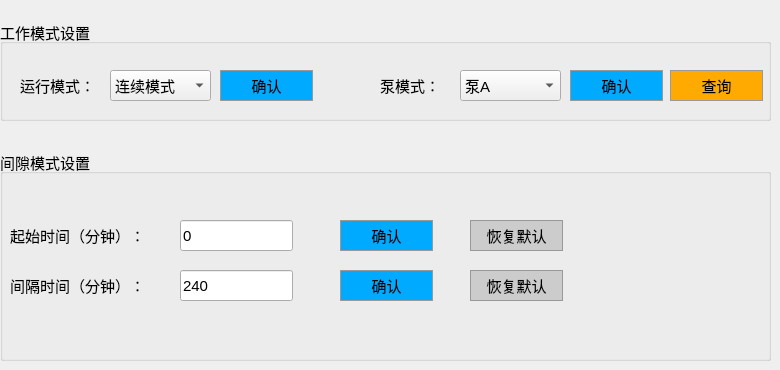
      <widget class="QWidget" name="tab_7">
       <attribute name="title">
        <string>工作设置</string>
       </attribute>
       <widget class="QGroupBox" name="groupBox_12">
        <property name="geometry">
         <rect>
          <x>0</x>
          <y>20</y>
          <width>771</width>
          <height>101</height>
         </rect>
        </property>
        <property name="font">
         <font>
          <pointsize>11</pointsize>
          <weight>50</weight>
          <bold>false</bold>
         </font>
        </property>
        <property name="styleSheet">
         <string notr="true"/>
        </property>
        <property name="title">
         <string>工作模式设置</string>
        </property>
        <widget class="QPushButton" name="pushButton_75">
         <property name="geometry">
          <rect>
           <x>220</x>
           <y>50</y>
           <width>93</width>
           <height>31</height>
          </rect>
         </property>
         <property name="styleSheet">
          <string notr="true">QPushButton{background-color:#00aaff;width:48px;height:24px;border:1px solid #999999;opacity:1;}
QPushButton:hover{width: 48px;height: 24px;background: #E4EEF8;border: 1px solid #87AFFA;opacity: 1;}
QPushButton:pressed{width: 56px;height: 24px;background: #CCE5F8;border: 1px solid #0A64E1;opacity: 1;}
QPushButton:disabled{width: 56px;height: 24px;background: #CCE5F8;border: 1px solid #0A64E1;opacity: 1;}
</string>
         </property>
         <property name="text">
          <string>确认</string>
         </property>
        </widget>
        <widget class="QLabel" name="label_148">
         <property name="geometry">
          <rect>
           <x>20</x>
           <y>50</y>
           <width>72</width>
           <height>31</height>
          </rect>
         </property>
         <property name="text">
          <string>运行模式：</string>
         </property>
        </widget>
        <widget class="QComboBox" name="comboBox_6">
         <property name="geometry">
          <rect>
           <x>110</x>
           <y>50</y>
           <width>101</width>
           <height>31</height>
          </rect>
         </property>
         <item>
          <property name="text">
           <string>连续模式</string>
          </property>
         </item>
         <item>
          <property name="text">
           <string>间隙模式</string>
          </property>
         </item>
        </widget>
        <widget class="QLabel" name="label_149">
         <property name="geometry">
          <rect>
           <x>380</x>
           <y>50</y>
           <width>72</width>
           <height>31</height>
          </rect>
         </property>
         <property name="text">
          <string>泵模式：</string>
         </property>
        </widget>
        <widget class="QComboBox" name="comboBox_8">
         <property name="geometry">
          <rect>
           <x>460</x>
           <y>50</y>
           <width>101</width>
           <height>31</height>
          </rect>
         </property>
         <item>
          <property name="text">
           <string>泵A</string>
          </property>
         </item>
         <item>
          <property name="text">
           <string>泵B</string>
          </property>
         </item>
         <item>
          <property name="text">
           <string>交替运行</string>
          </property>
         </item>
         <item>
          <property name="text">
           <string>自动切换</string>
          </property>
         </item>
        </widget>
        <widget class="QPushButton" name="pushButton_76">
         <property name="geometry">
          <rect>
           <x>570</x>
           <y>50</y>
           <width>93</width>
           <height>31</height>
          </rect>
         </property>
         <property name="styleSheet">
          <string notr="true">QPushButton{background-color:#00aaff;width:48px;height:24px;border:1px solid #999999;opacity:1;}
QPushButton:hover{width: 48px;height: 24px;background: #E4EEF8;border: 1px solid #87AFFA;opacity: 1;}
QPushButton:pressed{width: 56px;height: 24px;background: #CCE5F8;border: 1px solid #0A64E1;opacity: 1;}
QPushButton:disabled{width: 56px;height: 24px;background: #CCE5F8;border: 1px solid #0A64E1;opacity: 1;}
</string>
         </property>
         <property name="text">
          <string>确认</string>
         </property>
        </widget>
        <widget class="QPushButton" name="pushButton_77">
         <property name="geometry">
          <rect>
           <x>670</x>
           <y>50</y>
           <width>93</width>
           <height>31</height>
          </rect>
         </property>
         <property name="styleSheet">
          <string notr="true">QPushButton{background-color:#ffaa00;width:48px;height:24px;border:1px solid #999999;opacity:1;}
QPushButton:hover{width: 48px;height: 24px;background: #E4EEF8;border: 1px solid #87AFFA;opacity: 1;}
QPushButton:pressed{width: 56px;height: 24px;background: #CCE5F8;border: 1px solid #0A64E1;opacity: 1;}
QPushButton:disabled{width: 56px;height: 24px;background: #CCE5F8;border: 1px solid #0A64E1;opacity: 1;}
</string>
         </property>
         <property name="text">
          <string>查询</string>
         </property>
        </widget>
       </widget>
       <widget class="QGroupBox" name="groupBox_11">
        <property name="geometry">
         <rect>
          <x>0</x>
          <y>150</y>
          <width>771</width>
          <height>211</height>
         </rect>
        </property>
        <property name="font">
         <font>
          <pointsize>11</pointsize>
         </font>
        </property>
        <property name="title">
         <string>间隙模式设置</string>
        </property>
        <widget class="QLabel" name="label_146">
         <property name="geometry">
          <rect>
           <x>10</x>
           <y>70</y>
           <width>151</width>
           <height>31</height>
          </rect>
         </property>
         <property name="text">
          <string>起始时间（分钟）：</string>
         </property>
        </widget>
        <widget class="QLabel" name="label_147">
         <property name="geometry">
          <rect>
           <x>10</x>
           <y>120</y>
           <width>151</width>
           <height>31</height>
          </rect>
         </property>
         <property name="text">
          <string>间隔时间（分钟）：</string>
         </property>
        </widget>
        <widget class="QLineEdit" name="lineEdit_39">
         <property name="geometry">
          <rect>
           <x>180</x>
           <y>70</y>
           <width>113</width>
           <height>31</height>
          </rect>
         </property>
         <property name="text">
          <string>0</string>
         </property>
        </widget>
        <widget class="QLineEdit" name="lineEdit_40">
         <property name="geometry">
          <rect>
           <x>180</x>
           <y>120</y>
           <width>113</width>
           <height>31</height>
          </rect>
         </property>
         <property name="text">
          <string>240</string>
         </property>
        </widget>
        <widget class="QPushButton" name="pushButton_71">
         <property name="geometry">
          <rect>
           <x>340</x>
           <y>70</y>
           <width>93</width>
           <height>31</height>
          </rect>
         </property>
         <property name="styleSheet">
          <string notr="true">QPushButton{background-color:#00aaff;width:48px;height:24px;border:1px solid #999999;opacity:1;}
QPushButton:hover{width: 48px;height: 24px;background: #E4EEF8;border: 1px solid #87AFFA;opacity: 1;}
QPushButton:pressed{width: 56px;height: 24px;background: #CCE5F8;border: 1px solid #0A64E1;opacity: 1;}
QPushButton:disabled{width: 56px;height: 24px;background: #CCE5F8;border: 1px solid #0A64E1;opacity: 1;}
</string>
         </property>
         <property name="text">
          <string>确认</string>
         </property>
        </widget>
        <widget class="QPushButton" name="pushButton_72">
         <property name="geometry">
          <rect>
           <x>340</x>
           <y>120</y>
           <width>93</width>
           <height>31</height>
          </rect>
         </property>
         <property name="styleSheet">
          <string notr="true">QPushButton{background-color:#00aaff;width:48px;height:24px;border:1px solid #999999;opacity:1;}
QPushButton:hover{width: 48px;height: 24px;background: #E4EEF8;border: 1px solid #87AFFA;opacity: 1;}
QPushButton:pressed{width: 56px;height: 24px;background: #CCE5F8;border: 1px solid #0A64E1;opacity: 1;}
QPushButton:disabled{width: 56px;height: 24px;background: #CCE5F8;border: 1px solid #0A64E1;opacity: 1;}
</string>
         </property>
         <property name="text">
          <string>确认</string>
         </property>
        </widget>
        <widget class="QPushButton" name="pushButton_73">
         <property name="geometry">
          <rect>
           <x>470</x>
           <y>120</y>
           <width>93</width>
           <height>31</height>
          </rect>
         </property>
         <property name="styleSheet">
          <string notr="true">QPushButton{background-color:#cccccc;width:48px;height:24px;border:1px solid #999999;opacity:1;}
QPushButton:hover{width: 48px;height: 24px;background: #E4EEF8;border: 1px solid #87AFFA;opacity: 1;}
QPushButton:pressed{width: 56px;height: 24px;background: #CCE5F8;border: 1px solid #0A64E1;opacity: 1;}
QPushButton:disabled{width: 56px;height: 24px;background: #CCE5F8;border: 1px solid #0A64E1;opacity: 1;}
</string>
         </property>
         <property name="text">
          <string>恢复默认</string>
         </property>
        </widget>
        <widget class="QPushButton" name="pushButton_74">
         <property name="geometry">
          <rect>
           <x>470</x>
           <y>70</y>
           <width>93</width>
           <height>31</height>
          </rect>
         </property>
         <property name="styleSheet">
          <string notr="true">QPushButton{background-color:#cccccc;width:48px;height:24px;border:1px solid #999999;opacity:1;}
QPushButton:hover{width: 48px;height: 24px;background: #E4EEF8;border: 1px solid #87AFFA;opacity: 1;}
QPushButton:pressed{width: 56px;height: 24px;background: #CCE5F8;border: 1px solid #0A64E1;opacity: 1;}
QPushButton:disabled{width: 56px;height: 24px;background: #CCE5F8;border: 1px solid #0A64E1;opacity: 1;}
</string>
         </property>
         <property name="text">
          <string>恢复默认</string>
         </property>
        </widget>
       </widget>
      </widget>
